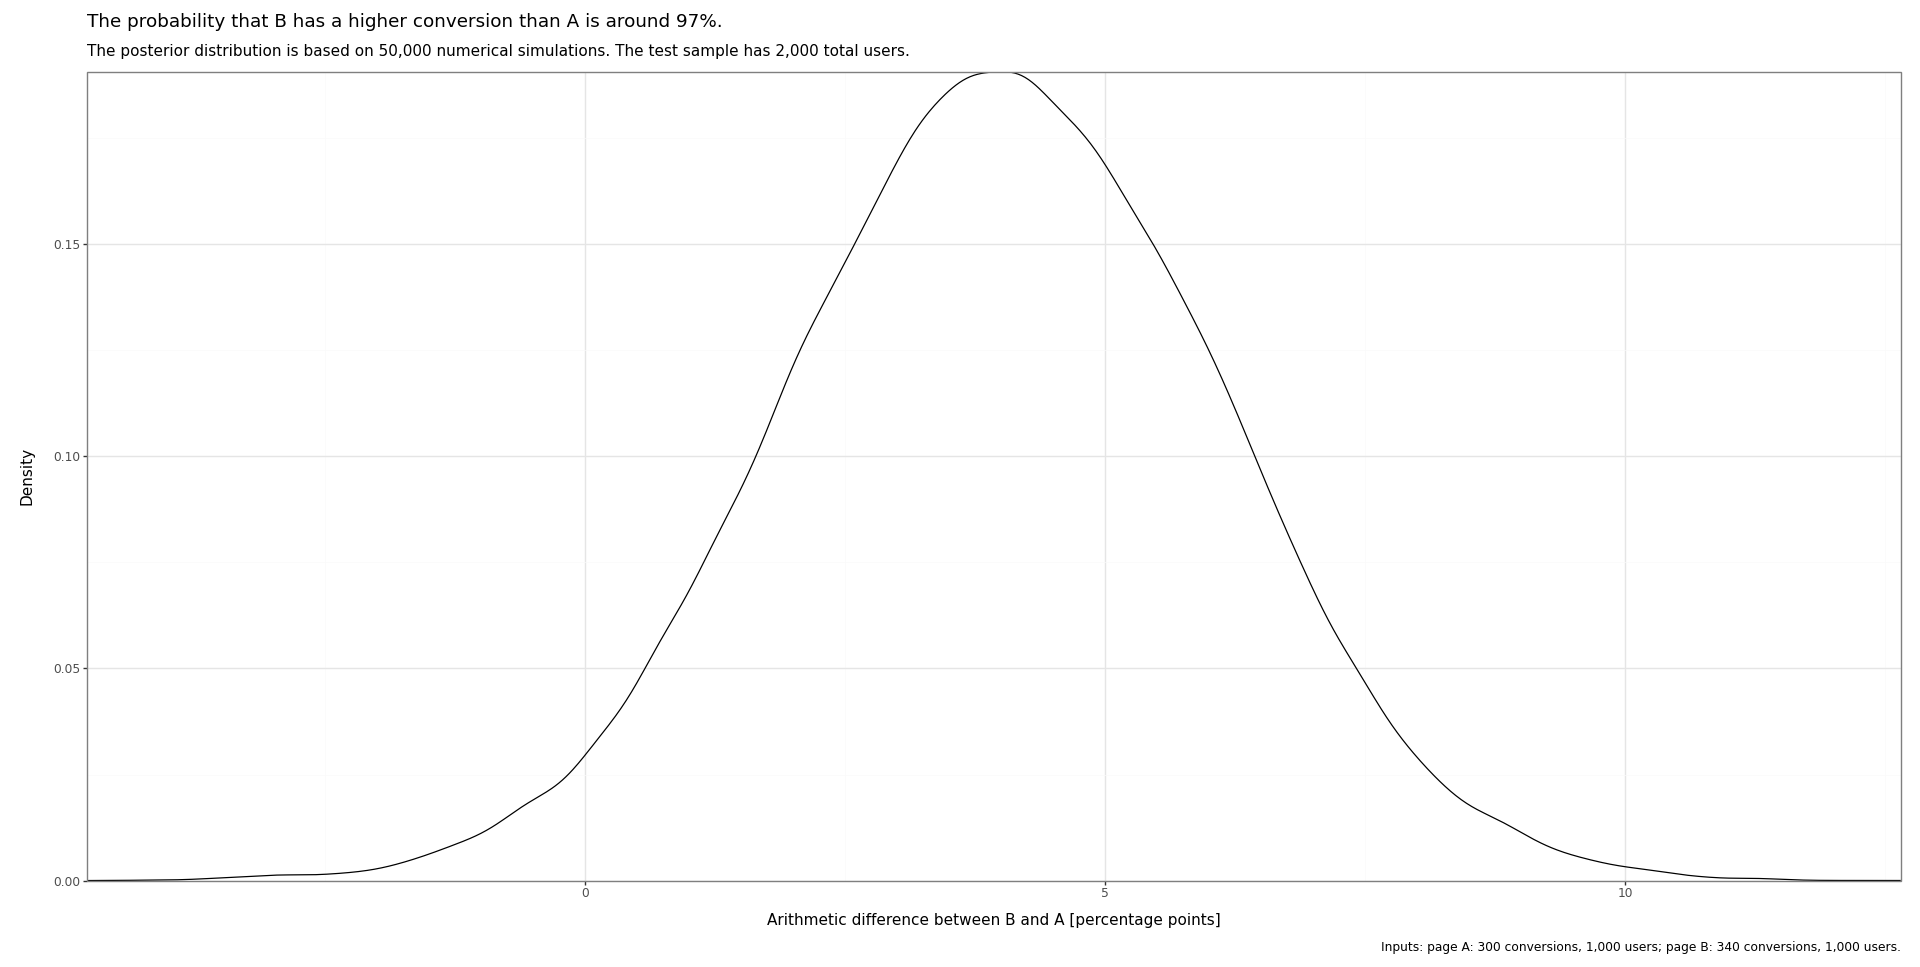

Here is the Python script that generated this plot:
# Import libraries
import numpy as np
import matplotlib.pyplot as plt
import random
import pandas as pan
from plotnine import (ggplot, geom_density, aes, labs,
theme_bw, scale_x_continuous, scale_y_continuous)

# Set the inputs and shape parameters
random.seed(47)
xA, nA = 300, 1000
xB, nB = 340, 1000
alphaA, betaA = 1, 1
alphaB, betaB, = 1, 1
number_sims = 50000

# Following the updating rule for Beta distributions
alphaA_post = alphaA + xA
betaA_post = betaA + nA - xA
alphaB_post = alphaB + xB
betaB_post = betaB + nB - xB

# Produce numerical simulations of each posterior distribution
pA = [random.betavariate(alphaA_post, betaA_post) for _ in range(number_sims)]
pB = [random.betavariate(alphaB_post, betaB_post) for _ in range(number_sims)]

# Calculate the percentage point difference and produce a data frame
pB_minus_pA = 100*np.subtract(pB, pA)
df = pan.DataFrame(pB_minus_pA)
df.columns = ['values']

# Set up annotations
pB_minus_pA_prob = sum(float(num) > 0 for num in pB_minus_pA) / number_sims
pB_minus_pA_title = "The probability that B has a higher conversion than A is around " + str(round(pB_minus_pA_prob*100)) + "%."
pB_minus_pA_subtitle = "The posterior distribution is based on " + format(number_sims, ",") + " numerical simulations. The test sample has " + format(nA + nB, ",") + " total users."
pB_minus_pA_caption = "Inputs: page A: " + format(xA, ",") + " conversions, " + format(nA, ",") +  " users; page B: " + format(xB, ",") + " conversions, " + format(nB, ",") + " users."

# Make the graph in plotnine
gg = (
    ggplot(df, aes(x = "values")) +
    geom_density() +
    scale_x_continuous(expand=(0,0)) +
    scale_y_continuous(expand=(0,0)) +
    labs(title = pB_minus_pA_title,
         subtitle = pB_minus_pA_subtitle,
         x = "Arithmetic difference between B and A [percentage points]",
         y = "Density",
         caption = pB_minus_pA_caption) +
    theme_bw()
)

gg.show()
